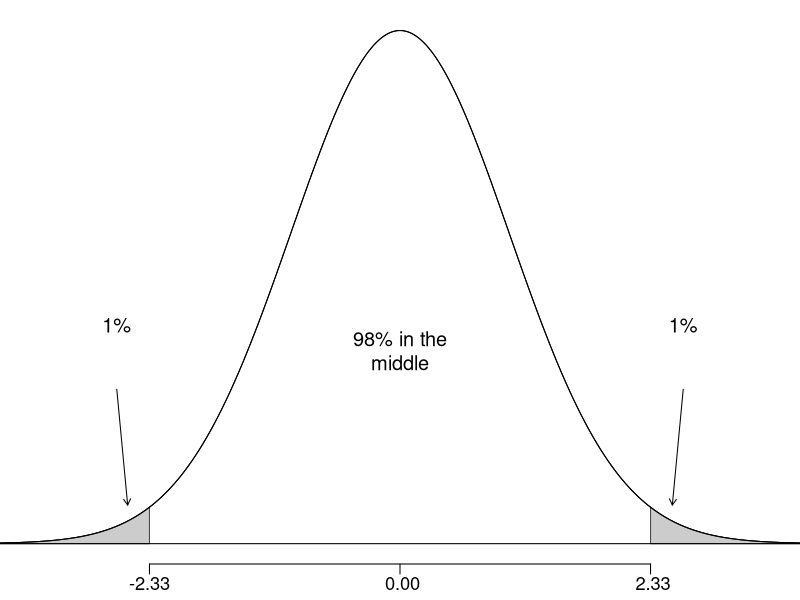

The R script that drew this image:

pdf('findingZFor98Confidence.pdf', 3.5, 2)

#===> plot <===#
par(las=1, mar=c(1.8,0,0.5,0), mgp=c(3,0.5,0))
X <- seq(-4,4,0.01)
Y <- dnorm(X)
plot(X, Y, type='l', axes=F, xlim=c(-3.4,3.4))
axis(1, at=c(-2.3, 0, 2.3), format(c(-2.33, 0, 2.33)), cex.axis=1.1)
these <- which(X >= 2.3)
polygon(c(X[these[1]], X[these],X[rev(these)[1]]), c(0,Y[these],0), col='#CCCCCC', border='#000000BB')
these <- which(X <= -2.3)
polygon(c(X[these[1]], X[these],X[rev(these)[1]]), c(0,Y[these],0), col='#CCCCCC', border='#000000BB')

arrows(-2.6,0.12, -2.5, 0.03, length=0.07)
text(-2.6, 0.17, '1%', cex=1.2)
arrows(2.6,0.12, 2.5, 0.03, length=0.07)
text(2.6, 0.17, '1%', cex=1.2)
text(0, 0.15, '98% in the\nmiddle', cex=1.2)

lines(X, Y)
abline(h=0)


dev.off()
